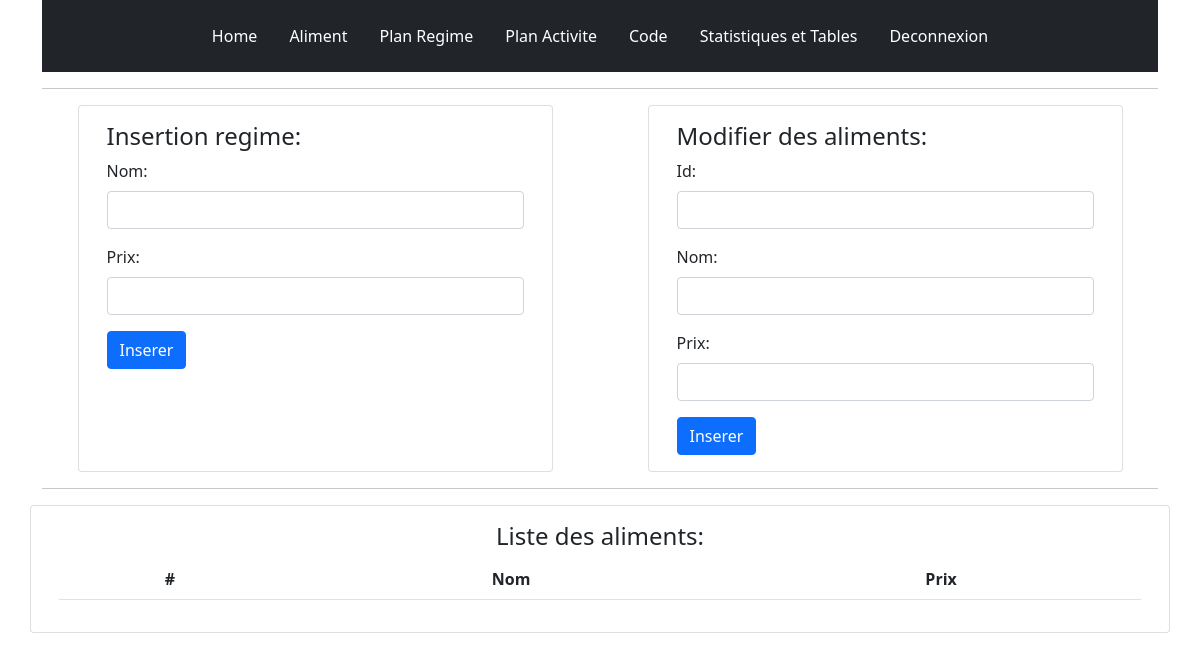
/index.php/aliment, run on an earlier commit of the app's database.
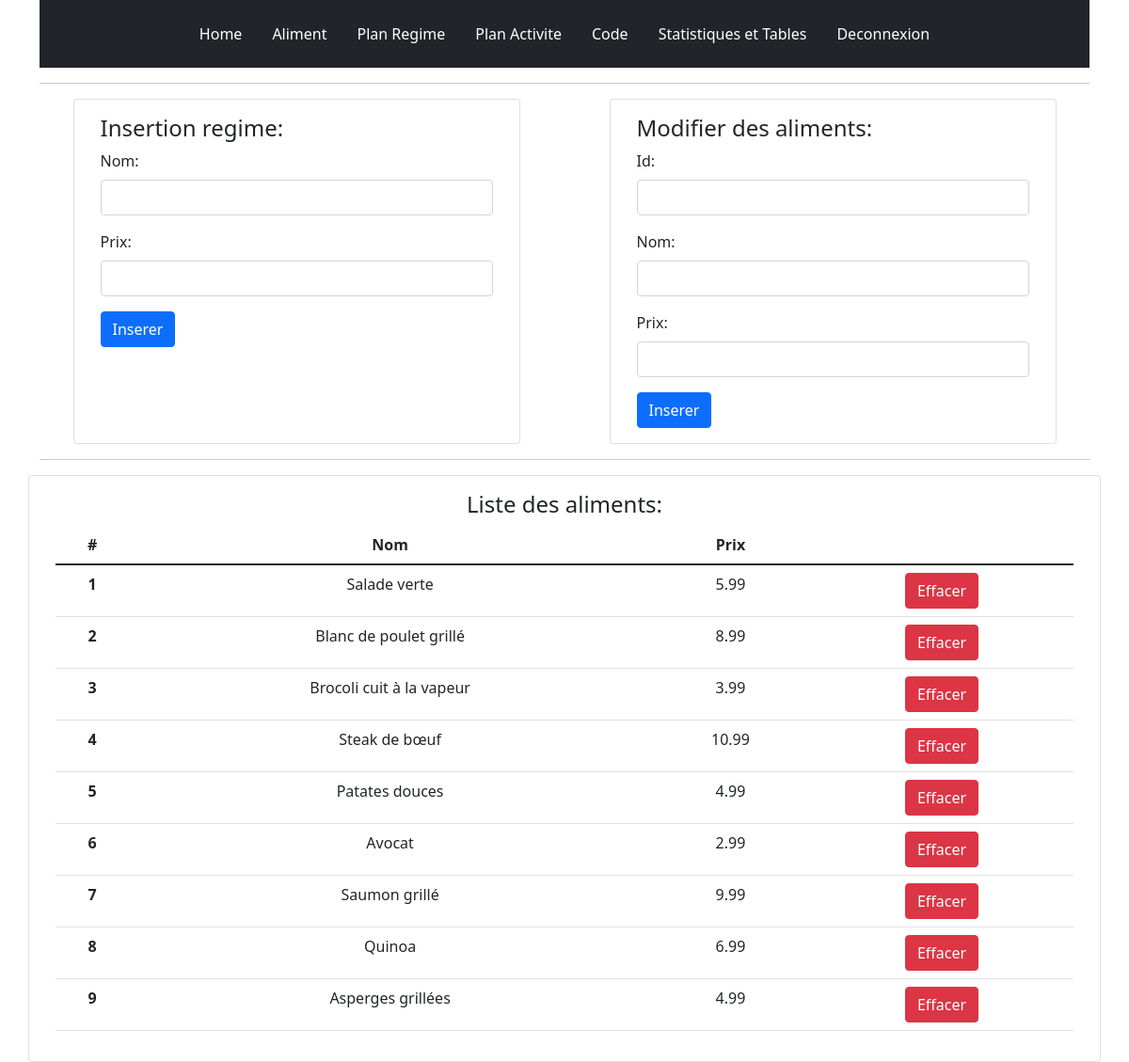
And on a later commit of the database.
### tables this page shows
create table Aliment(
    id INTEGER PRIMARY KEY auto_increment,
    nom VARCHAR(100),
    prix FLOAT
);

### application/controllers/Aliment.php (called while the page is built, shortened)
<?php
class Aliment extends CI_Controller {
	public function __construct() {
        $this->load->model('Aliment_model');
    }
	public function index()
	{
		$data['listAll'] = $this->Aliment_model->getAllAliment();
		$data['page_title'] = "Aliment";
		$data['body'] = 'aliment/Aliment';
		$this->load->view('template/index',$data);
	}
}

### index.php (called while the page is built, shortened)
<?php
require_once BASEPATH.'core/CodeIgniter.php';

### application/models/Aliment_model.php (called while the page is built, shortened)
<?php
class Aliment_model extends CI_Model{
    public function getAllAliment(){
        return $this->db->get('aliment')->result_array();
    }
}

### application/views/aliment/Aliment.php (the view)
<div class="row justify-content-around">
    <div class="card col-md-5">
        <div class="card-body py-3">
            <h4>Insertion regime:</h4>
            <form class="row g-3" method="post" action="<?php echo base_url('aliment/inserer') ;?>">
                <div class="col-md-12">
                    <label for="inputEmail4" class="form-label">Nom:</label>
                    <input type="text" name="nom" class="form-control" id="inputtextEmail4">
                </div>
                <div class="col-md-12">
                    <label for="inputPassword4" class="form-label">Prix:</label>
                    <input type="number" name="prix" step="0.01" class="form-control" id="inputPassword4">
                </div>
                <div class="col-12">
                    <button type="submit" class="btn btn-primary">Inserer</button>
                </div>
            </form>
        </div>
    </div>
    <div class="card col-md-5 " >
        <div class="card-body">
            <h4>Modifier des aliments:</h4>
            <form class="row g-3" method="post" action="<?php echo base_url('aliment/modifier') ;?>">
            <div class="col-md-12">
                    <label for="inputEmail4" class="form-label">Id:</label>
                    <input type="number" name="nombre" class="form-control" id="inputtextEmail4">
                </div>
                <div class="col-md-12">
                    <label for="inputEmail4" class="form-label">Nom:</label>
                    <input type="text" name="nom" class="form-control" id="inputtextEmail4">
                </div>
                <div class="col-md-12">
                    <label for="inputPassword4" class="form-label">Prix:</label>
                    <input type="number" name="prix" step="0.01" class="form-control" id="inputPassword4">
                </div>
                <div class="col-12">
                    <button type="submit" class="btn btn-primary">Inserer</button>
                </div>
            </form>
        </div>
    </div>
</div>
<hr>
<div class="row">
    <div class="card col-md-12">
        <div class="card-body" style="text-align:center;">
            <h4>Liste des aliments:</h4>
            <table class="table">
                <thead>
                    <tr>
                        <th scope="col">#</th>
                        <th scope="col">Nom</th>
                        <th scope="col">Prix</th>
                    </tr>
                </thead>
                <tbody>
                    <?php
                    foreach( $listAll as $listes){ ?>
                        <tr>
                            <th scope="row"><?php echo $listes['id']; ?></th>
                            <td><?php echo $listes['nom']; ?></td>
                            <td><?php echo $listes['prix']; ?></td>
                            <td><a href="<?php echo base_url('aliment/supprimer');?>?nombre=<?php echo $listes['id']; ?>" class="btn btn-danger">Effacer</a></td>
                        </tr>
                    <?php } ?>
                </tbody>
            </table>
        </div>
    </div>
</div>

### application/views/template/Index.php (shortened to what this page needs)
<!DOCTYPE html>
<html lang="en">
<head>
	<link rel="stylesheet" href="<?php echo base_url('assets/dist/css/bootstrap.min.css'); ?>">
</head>
<body>
	<div class="container">
		<?php
			$this->load->view('template/Header');
			$this->load->view( $body );
		?>
	</div>
</body>
</html>

### application/views/template/Header.php
<header class="d-flex bg-dark text-white justify-content-center py-3">
      <ul class="nav nav-pills">
        <li class="nav-item"><a href="#" class="nav-link text-white" aria-current="page">Home</a></li>
        <li class="nav-item"><a href="<?php echo base_url();?>aliment" class="nav-link text-white" aria-current="page">Aliment</a></li>
        <li class="nav-item"><a href="<?php echo base_url();?>regime" class="nav-link text-white">Plan Regime</a></li>
        <li class="nav-item"><a href="<?php echo base_url();?>activite_Sport" class="nav-link text-white">Plan Activite </a></li>
        <li class="nav-item"><a href="<?php echo base_url('code'); ?>" class="nav-link text-white">Code </a></li>
        <li class="nav-item"><a href="#" class="nav-link text-white">Statistiques et Tables</a></li>
        <li class="nav-item"><a href=<?php echo base_url('user/deconnection') ?> class="nav-link text-white">Deconnexion</a></li>
      </ul>
</header>
<hr>

What changed in the data, as far as the page shows it:
added aliment: id "1", nom "Salade verte", prix "5.99"
added aliment: id "2", nom "Blanc de poulet grillé", prix "8.99"
added aliment: id "3", nom "Brocoli cuit à la vapeur", prix "3.99"
added aliment: id "4", nom "Steak de bœuf", prix "10.99"
added aliment: id "5", nom "Patates douces", prix "4.99"
added aliment: id "6", nom "Avocat", prix "2.99"
added aliment: id "7", nom "Saumon grillé", prix "9.99"
added aliment: id "8", nom "Quinoa", prix "6.99"
added aliment: id "9", nom "Asperges grillées", prix "4.99"
